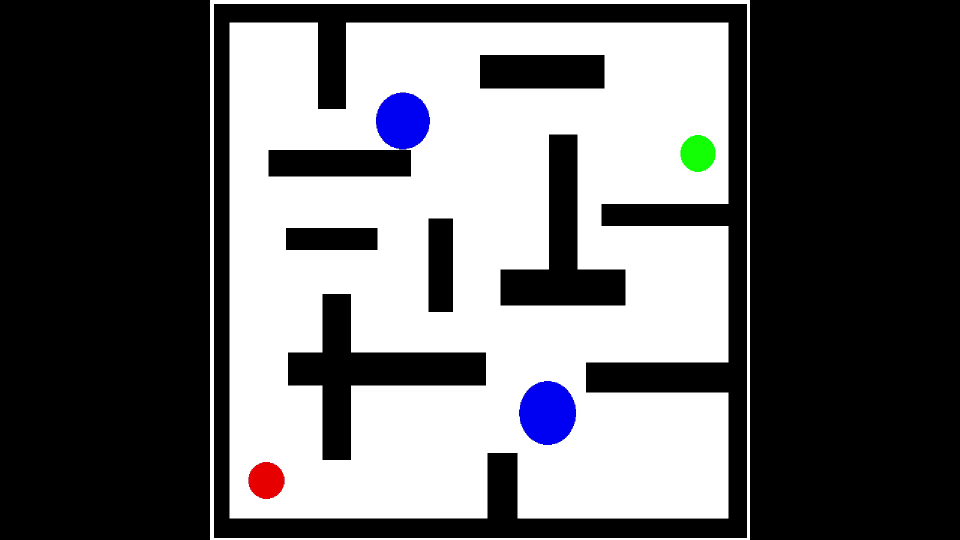
//> input picture frame 181 of dynamic_obstacles.mp4, 1920 x 1080 px (shown at 1/2 size)
$ ./rrt_vid   (built with g++ and OpenCV 4)
//> lines starting //> are read from the running program, lines starting //| are printed output that depends on the picture; after the words box and inside, x2 and y2 are one past the last pixel; in counts of white or black regions, pixels touching at a corner belong together
//> further down, imgs is the input picture: 1080 rows x 1920 cols, CV_8UC3; mean B, G, R 103.2, 101.2, 101.2
#include "opencv2/highgui/highgui.hpp"
#include "opencv2/imgproc/imgproc.hpp"
#include "opencv2/core/core.hpp"
#include <bits/stdc++.h>

#define rows imgs.rows
#define cols imgs.cols
#define ll long long int

using namespace cv;
using namespace std;

struct point{
    ll x;                   //x represents the xth row
    ll y;                   //y represents the yth column
};
struct Line{
    float a;
    float b;
    float c;
    //ax+by+c=0
};
struct Edge{
    point p1; //this is the parent node.
    point p2; //this is the child node.
};
Mat imgs;
Mat imgd;
Mat imgf;
Mat img;
Mat vis;
Mat cpy;

vector<point> nodes;
vector<Edge> edges;
vector<point> qu;
vector<point>::iterator ptr;
vector<point>::iterator itr;
vector<Edge>::iterator itr2;
vector<Edge>::iterator ptr2;


bool isvalid(point p){
    if((p.x<0 || p.x>=rows) || (p.y<0 || p.y>cols))
        return 0;
    else if(img.at<Vec3b>(p.x,p.y)[0]<20 && img.at<Vec3b>(p.x,p.y)[1]<20 && img.at<Vec3b>(p.x,p.y)[2]<20)
        return 0;
    else if(img.at<Vec3b>(p.x,p.y)[0]>230 && img.at<Vec3b>(p.x,p.y)[1]<20 && img.at<Vec3b>(p.x,p.y)[2]<20)
       return 0;
    else
        return 1;
}
bool lineSatisfy(Line l, point p){
    if(abs(l.a*p.x+l.b*p.y+l.c) < 10000000)
        return 1;
    return 0;
}
Line eqnOfLine(point p1, point p2){
    if(p1.y - p2.y == 0)
        return {0, 1, (float)(-p1.y)};
    return {1, (float)((p1.x-p2.x)/(p2.y-p1.y)), (float)((p1.x*p2.y-p2.x-p1.y)/(p1.y-p2.y))};
}
bool isValid(Edge v){
    Line l = eqnOfLine(v.p1, v.p2);
    for(int i= min(v.p1.x,v.p2.x); i<=max(v.p1.x,v.p2.x); i++){
        for(int j=min(v.p1.y,v.p2.y); j<= max(v.p1.y,v.p2.y); j++){
            if(lineSatisfy(l, {i,j})){
                if(!isvalid({i,j})) return 0;
            }
        }
    }
    return 1;
}
float dist(point A, point B){
    int dx = A.x-B.x;
    int dy = A.y - B.y;
    return sqrt(dx*dx + dy*dy);
}
point randompoint(){
    point random;
    random.x = rand()%rows;
    random.y = rand()%cols;
    if(isvalid(random))
        return random;
    else
        return randompoint();
}
point nearestpoint(point rand){
    float min = 100000000000;
    point near;
    for(auto u: nodes){
        if(dist(u, rand) < min){
            near = u;
            min = dist(u, rand);
        }
    }
    return near;
}
point steer(point np, point rp){
    float minDist = dist(np,rp);
    point newpoint;
    Line l = eqnOfLine(np,rp);
    for(int i=0; i<rows; i++){
        for(int j=0; j<cols; j++){
            if(lineSatisfy(l,{i,j})){
                if(dist({i,j}, np)==50){
                    if(dist({i,j},rp)<=minDist){
                        newpoint = {i,j};
                        minDist = dist(newpoint,rp);
                    }
                }
            }
        }
    }
    return newpoint;
}
void binary(){
    for (int i = 0; i < rows; i++)
    {
        for (int j = 0; j < cols; j++)
        {
            if(img.at<Vec3b>(i,j)[0]>100 && img.at<Vec3b>(i,j)[1]>100 && img.at<Vec3b>(i,j)[2]>100)
                img.at<Vec3b>(i,j)={255,255,255};
            if(img.at<Vec3b>(i,j)[0]<100 && img.at<Vec3b>(i,j)[1]<100 && img.at<Vec3b>(i,j)[2]<100)
                img.at<Vec3b>(i,j)={0,0,0};
            if(img.at<Vec3b>(i,j)[0]<100 && img.at<Vec3b>(i,j)[1]<100 && img.at<Vec3b>(i,j)[2]>200)
                img.at<Vec3b>(i,j)={0,0,255};
            if(img.at<Vec3b>(i,j)[0]<100 && img.at<Vec3b>(i,j)[1]>200 && img.at<Vec3b>(i,j)[2]<100)
                img.at<Vec3b>(i,j)={0,255,0};
        }
    }
//> img: 1080 rows x 1920 cols, CV_8UC3; 3.15% of pixels changed, all inside (x1, y1, x2, y2) = (420, 0, 1495, 1076)
}
point centre(int chnl){
//> called with chnl = 1
    Mat img2=img.clone();
    int sumx=0, sumy=0, ctr=0;
    for(int i=0; i<rows; i++){
        for(int j=0; j<cols; j++){
            if(img.at<Vec3b>(i,j)[0]>=220 && img.at<Vec3b>(i,j)[1]>=220 && img.at<Vec3b>(i,j)[2]>=220){
                img2.at<Vec3b>(i,j)[0]=0;
                img2.at<Vec3b>(i,j)[1]=0;
                img2.at<Vec3b>(i,j)[2]=0;
            }
        }
    }
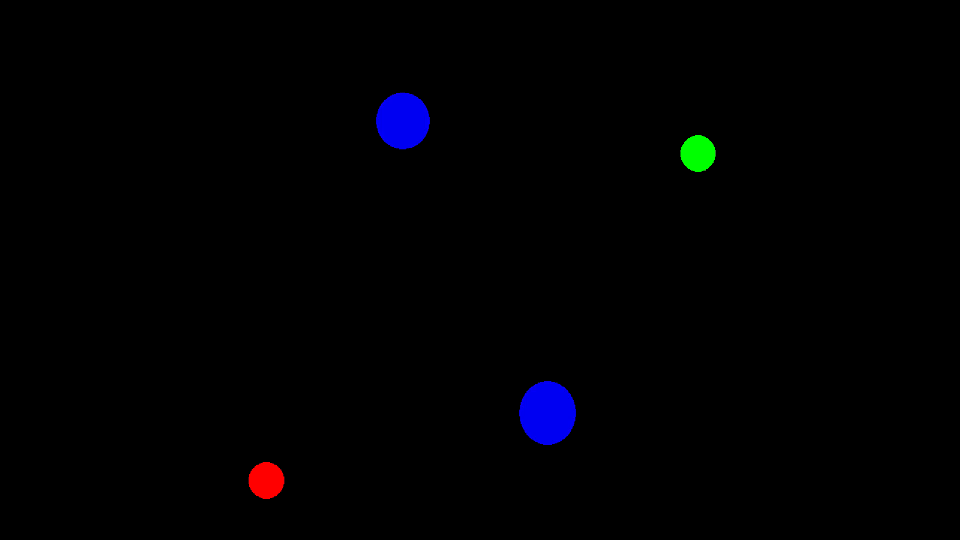
//> img2: 1080 rows x 1920 cols, CV_8UC3 (shown at 1/2 size); mean B, G, R 2.4, 0.5, 0.5
    for(int i=0; i<rows; i++){
        for(int j=0; j<cols; j++){
            if(img2.at<Vec3b>(i,j)[chnl] >= 230){
                sumx += i;
                sumy += j;
                ctr++;
            }
        }
    }
//> after the loop, sumx = 1230792; sumy = 5603144; ctr = 4015
    point centre = {sumx/ctr, sumy/ctr};
    return centre;
}
void coloredge(Mat* obj, Edge v){
    Line l = eqnOfLine(v.p1, v.p2);
    for(int i= min(v.p1.x,v.p2.x); i<=max(v.p1.x,v.p2.x); i++){
        for(int j=min(v.p1.y,v.p2.y); j<= max(v.p1.y,v.p2.y); j++){
            if(lineSatisfy(l, {i,j})){
                obj->at<Vec3b>(i,j) = {0,0,255};
            }
        }
    }
}
int main(){
    namedWindow("RRTree", 0);

     VideoCapture Video("dynamic_obstacles.mp4");
Video>>imgs;
Mat vis(rows,cols,CV_8UC1, Scalar(0));
    int length=0;

    img=imgs.clone();
    binary();
    srand(time(0));

    point init = centre(1);
    nodes.push_back(init);
//> nodes = 1 item
    while(1)
    {
         Video>>imgs;
         Video>>imgf;

         imgd=imgs-imgf;

            for(int i=0;i<=rows;i++)
         {
            for(int j=0;j<=cols;j++)
            {
                if(imgs.at<Vec3b>(i,j)[0]<20&&imgs.at<Vec3b>(i,j)[1]<20&&imgs.at<Vec3b>(i,j)[2]<20)
                {}
                    else
                        img=imgs;

            }
         }

         {Mat cpy = img.clone();
         for(int i=1; i<=4000; i++){
        point rand = randompoint();

      for(ptr=nodes.begin(),ptr2=edges.begin();ptr!=nodes.end(),ptr2!=edges.end();ptr++,ptr2++)
        {
            if(cpy.at<Vec3b>((*ptr).x,(*ptr).y)[0]>=230&&cpy.at<Vec3b>((*ptr).x,(*ptr).y)[1]<20&&cpy.at<Vec3b>((*ptr).x,(*ptr).y)[2]<=20)
            {

                for(itr=ptr,itr2=ptr2;itr!=nodes.end(),itr2!=edges.end();itr++,itr2++)
                    {line(cpy, Point {(*(ptr)).y, (*(ptr)).x}, Point {(*(ptr+1)).y,(*(ptr+1)).x}, Scalar(255,255,0), 1, 8);
                nodes.erase(itr);edges.erase(itr2);}

            }
        }


        point nearestNode = nearestpoint(rand);
        point newNode = steer(nearestNode, rand);
        if(!isvalid(newNode) || vis.at<uchar>(newNode.x, newNode.y) == 255){
            i--;
            continue;
        }
        Edge v = {nearestNode, newNode};
        if(!isValid(v)){
            i--;
            continue;
        }
        nodes.push_back(newNode);
        edges.push_back(v);
        line(cpy, Point {v.p1.y, v.p1.x}, Point {v.p2.y, v.p2.x}, Scalar(0, 0, 255), 1, 8);
        vis.at<uchar>(newNode.x, newNode.y) = 255;
        cpy.at<Vec3b>(newNode.x, newNode.y) = {0,0,255};
        printf("<<<<<<Iteration-%d>>>>>>>\nRandom Point generated : (%lld, %lld)\nnearestNode is (%lld, %lld)\nnewNode is (%lld, %lld)\n\n\n", i, rand.x, rand.y, nearestNode.x, nearestNode.y, newNode.x, newNode.y);
        imshow("RRTree", cpy);
        waitKey(1);
        if(cpy.at<Vec3b>(newNode.x, newNode.y)[2]>230)    break;
           if(i==4000){
            cout<<"Ran out of nodes, sorry for being the disappoinment.\n";
            exit(1);
        }
      }
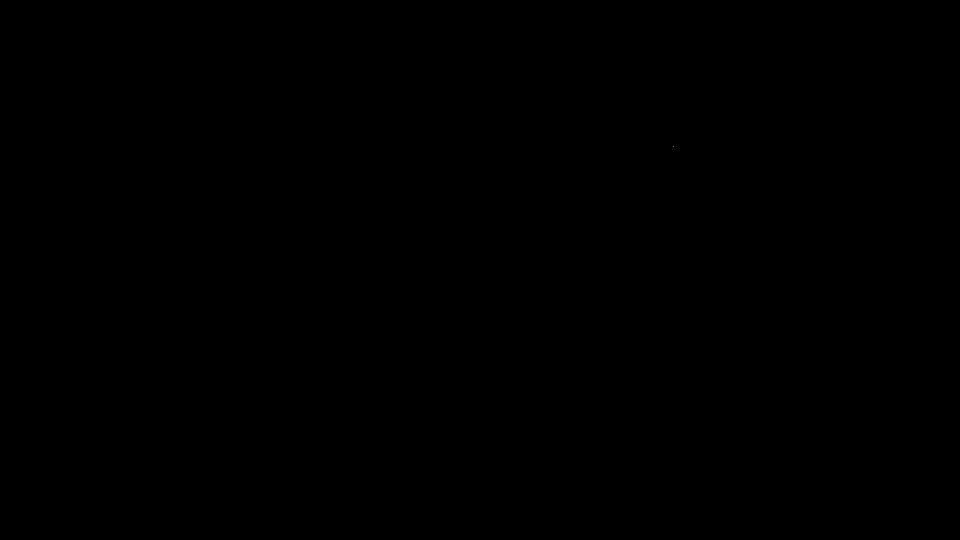
//> vis: 1080 rows x 1920 cols, CV_8UC1 (shown at 1/2 size); 0% white in thin lines or dots, all inside (x1, y1, x2, y2) = (1347, 292, 1348, 293)


    point tmp = *(nodes.end()-1);
    qu.push_back(tmp);
//> qu = 1 item
    int j=0;

    cout<<"\n\n\n<<<<<<<<<Generated Path>>>>>>>>>>\n\n\n";
    cout<<++j<<". ("<<tmp.x<<","<<tmp.y<<")\n";
//| 1. (292,1347)
//> j = 1
    for(int i = edges.size()-1; i>=0; i--){
        if(edges[i].p2.x == tmp.x && edges[i].p2.y == tmp.y){
            tmp = edges[i].p1;
            qu.push_back(tmp);
            cout<<++j<<". ("<<tmp.x<<","<<tmp.y<<")\n";
            cpy.at<Vec3b>(edges[i].p2.x, edges[i].p2.y) = {0,0,255};
            length += dist(edges[i].p1, edges[i].p2);
            line(cpy, Point {edges[i].p1.y, edges[i].p1.x}, Point {edges[i].p2.y, edges[i].p2.x}, Scalar(0,0,255), 1, 8);
            imshow("RRTree", cpy);
            waitKey(1);
        }
    }
//> this loop made 1 pass
//> j on pass 1: 2
//| 2. (306,1395)
//> after the loop, qu = 2 items; j = 2

    cout<<"\n\n\nPath Lenght = "<<length<<"\n";
//| Path Lenght = 50
    waitKey(1);

}
}
cout<<"end"<<endl;
waitKey(0);

    return 0;
}

$ run again, starting later in the video
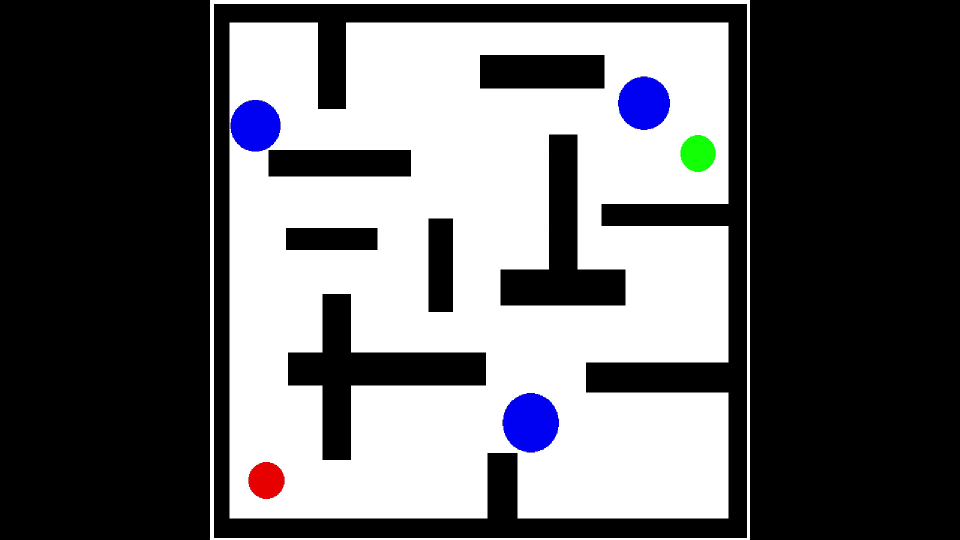
//> input picture frame 816 of dynamic_obstacles.mp4, 1920 x 1080 px (shown at 1/2 size)
//> imgs is the input picture: 1080 rows x 1920 cols, CV_8UC3; mean B, G, R 103.1, 100.5, 100.5
//> after the loop in centre, `for(int i=0; i<rows; i++)`:
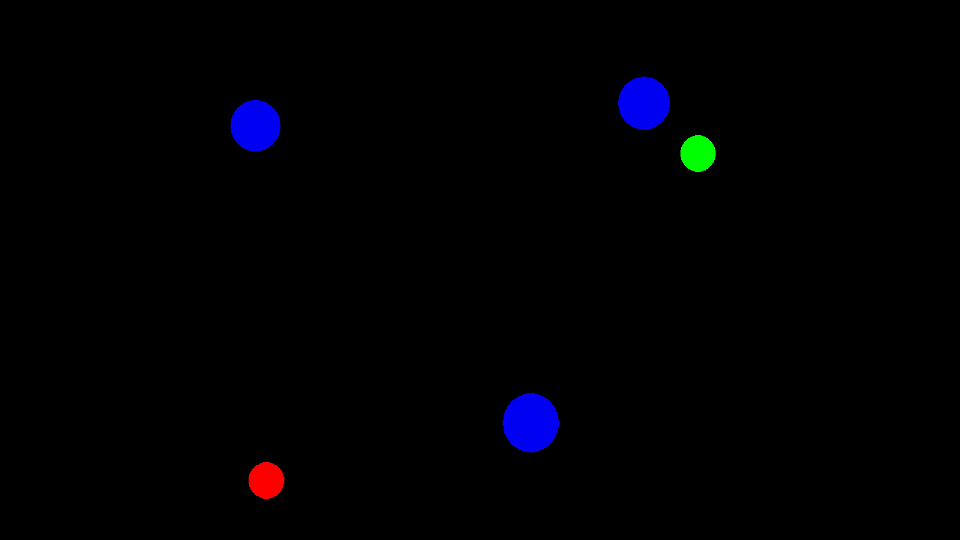
//> img2: 1080 rows x 1920 cols, CV_8UC3 (shown at 1/2 size); mean B, G, R 3.1, 0.5, 0.5
//> after the loop in centre, `for(int i=0; i<rows; i++)`: sumx = 1231081; sumy = 5604509; ctr = 4016
//> nodes = 1 item
//> imgd: 1080 rows x 1920 cols, CV_8UC3; every value is 0
//| 1. (292,1347)
//> `cout<<++j<<". ("<<tmp.x<<","<<tmp.y<<")\n";`: j = 1
//> the loop `for(int i = edges.size()-1; i>=0; i--)` made 1 pass
//> j on pass 1: 2
//> (printed output is left out)
//> after the loop `for(int i = edges.size()-1; i>=0; i--)`: qu = 2 items; j = 2
//| Path Lenght = 50

$ run again, starting later in the video
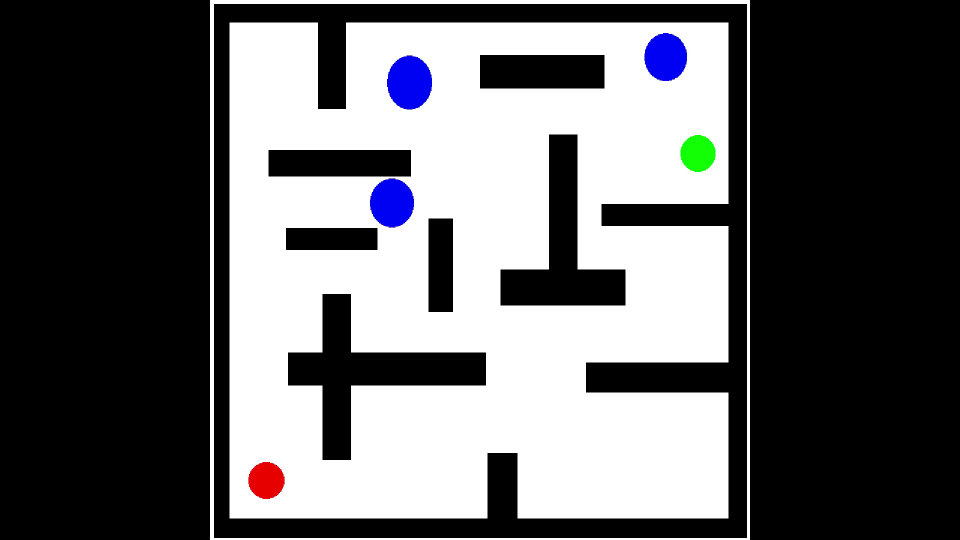
//> input picture frame 1452 of dynamic_obstacles.mp4, 1920 x 1080 px (shown at 1/2 size)
//> imgs is the input picture: 1080 rows x 1920 cols, CV_8UC3; mean B, G, R 103.2, 101.3, 101.3
//> after the loop in centre, `for(int i=0; i<rows; i++)`:
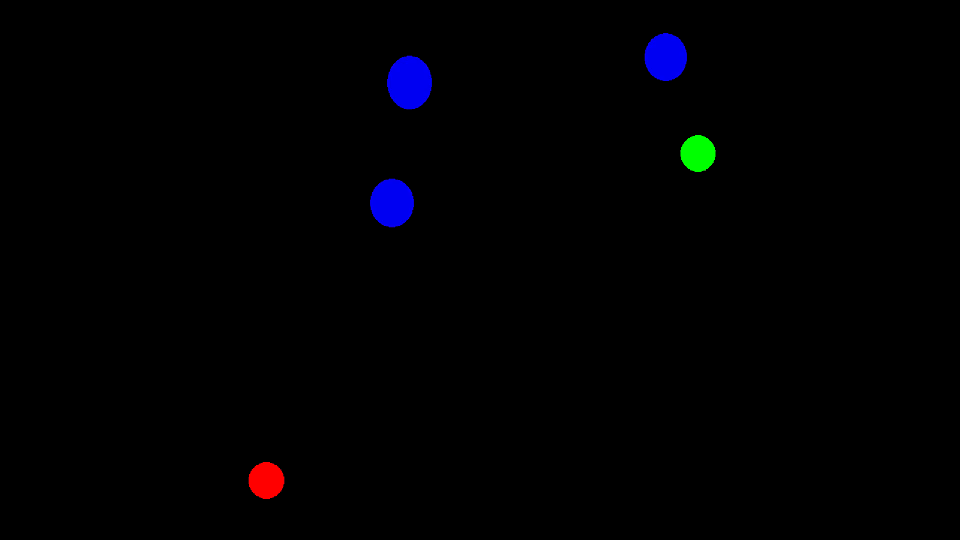
//> img2: 1080 rows x 1920 cols, CV_8UC3 (shown at 1/2 size); mean B, G, R 2.4, 0.5, 0.5
//> after the loop in centre, `for(int i=0; i<rows; i++)`: sumx = 1231451; sumy = 5605918; ctr = 4017
//> nodes = 1 item
//| 1. (292,1347)
//> `cout<<++j<<". ("<<tmp.x<<","<<tmp.y<<")\n";`: j = 1
//> the loop `for(int i = edges.size()-1; i>=0; i--)` made 1 pass
//> j on pass 1: 2
//> (printed output is left out)
//> after the loop `for(int i = edges.size()-1; i>=0; i--)`: qu = 2 items; j = 2
//| Path Lenght = 50
